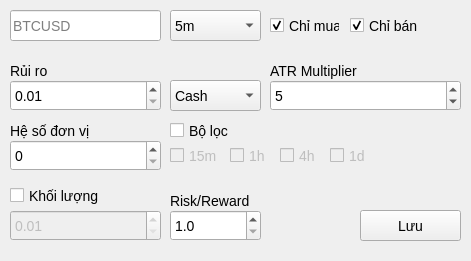
<?xml version="1.0" encoding="UTF-8"?>
<ui version="4.0">
 <class>MainWindow</class>
 <widget class="QMainWindow" name="MainWindow">
  <property name="geometry">
   <rect>
    <x>0</x>
    <y>0</y>
    <width>471</width>
    <height>261</height>
   </rect>
  </property>
  <property name="minimumSize">
   <size>
    <width>471</width>
    <height>261</height>
   </size>
  </property>
  <property name="maximumSize">
   <size>
    <width>471</width>
    <height>261</height>
   </size>
  </property>
  <property name="windowTitle">
   <string>TRADER 3 - EDIT</string>
  </property>
  <property name="styleSheet">
   <string notr="true">* {
	font-family: &quot;Segoe UI&quot;;
	font-size: 14px;
}</string>
  </property>
  <widget class="QWidget" name="centralwidget">
   <widget class="QLineEdit" name="lineEdit">
    <property name="geometry">
     <rect>
      <x>10</x>
      <y>10</y>
      <width>151</width>
      <height>31</height>
     </rect>
    </property>
    <property name="placeholderText">
     <string>BTCUSD</string>
    </property>
   </widget>
   <widget class="QLabel" name="label">
    <property name="enabled">
     <bool>true</bool>
    </property>
    <property name="geometry">
     <rect>
      <x>10</x>
      <y>60</y>
      <width>47</width>
      <height>21</height>
     </rect>
    </property>
    <property name="text">
     <string>Rủi ro</string>
    </property>
   </widget>
   <widget class="QComboBox" name="comboBox">
    <property name="geometry">
     <rect>
      <x>170</x>
      <y>10</y>
      <width>91</width>
      <height>31</height>
     </rect>
    </property>
    <property name="cursor">
     <cursorShape>PointingHandCursor</cursorShape>
    </property>
    <property name="currentIndex">
     <number>1</number>
    </property>
    <item>
     <property name="text">
      <string>1m</string>
     </property>
    </item>
    <item>
     <property name="text">
      <string>5m</string>
     </property>
    </item>
    <item>
     <property name="text">
      <string>15m</string>
     </property>
    </item>
   </widget>
   <widget class="QCheckBox" name="checkBox_2">
    <property name="geometry">
     <rect>
      <x>270</x>
      <y>10</y>
      <width>70</width>
      <height>31</height>
     </rect>
    </property>
    <property name="cursor">
     <cursorShape>PointingHandCursor</cursorShape>
    </property>
    <property name="text">
     <string>Chỉ mua</string>
    </property>
    <property name="checked">
     <bool>true</bool>
    </property>
   </widget>
   <widget class="QCheckBox" name="checkBox_3">
    <property name="geometry">
     <rect>
      <x>350</x>
      <y>10</y>
      <width>70</width>
      <height>31</height>
     </rect>
    </property>
    <property name="cursor">
     <cursorShape>PointingHandCursor</cursorShape>
    </property>
    <property name="text">
     <string>Chỉ bán</string>
    </property>
    <property name="checked">
     <bool>true</bool>
    </property>
   </widget>
   <widget class="QPushButton" name="pushButton">
    <property name="geometry">
     <rect>
      <x>360</x>
      <y>210</y>
      <width>101</width>
      <height>31</height>
     </rect>
    </property>
    <property name="cursor">
     <cursorShape>PointingHandCursor</cursorShape>
    </property>
    <property name="text">
     <string>Lưu</string>
    </property>
   </widget>
   <widget class="QLabel" name="label_3">
    <property name="geometry">
     <rect>
      <x>10</x>
      <y>120</y>
      <width>81</width>
      <height>21</height>
     </rect>
    </property>
    <property name="text">
     <string>Hệ số đơn vị</string>
    </property>
   </widget>
   <widget class="QSpinBox" name="spinBox_3">
    <property name="geometry">
     <rect>
      <x>10</x>
      <y>140</y>
      <width>151</width>
      <height>31</height>
     </rect>
    </property>
    <property name="maximum">
     <number>100000</number>
    </property>
   </widget>
   <widget class="QDoubleSpinBox" name="doubleSpinBox">
    <property name="enabled">
     <bool>false</bool>
    </property>
    <property name="geometry">
     <rect>
      <x>10</x>
      <y>210</y>
      <width>151</width>
      <height>31</height>
     </rect>
    </property>
    <property name="minimum">
     <double>0.010000000000000</double>
    </property>
    <property name="maximum">
     <double>0.100000000000000</double>
    </property>
    <property name="singleStep">
     <double>0.010000000000000</double>
    </property>
   </widget>
   <widget class="QLabel" name="label_6">
    <property name="geometry">
     <rect>
      <x>270</x>
      <y>60</y>
      <width>91</width>
      <height>21</height>
     </rect>
    </property>
    <property name="text">
     <string>ATR Multiplier</string>
    </property>
   </widget>
   <widget class="QSpinBox" name="spinBox_4">
    <property name="geometry">
     <rect>
      <x>270</x>
      <y>80</y>
      <width>191</width>
      <height>31</height>
     </rect>
    </property>
    <property name="minimum">
     <number>1</number>
    </property>
    <property name="value">
     <number>5</number>
    </property>
   </widget>
   <widget class="QDoubleSpinBox" name="doubleSpinBox_2">
    <property name="enabled">
     <bool>true</bool>
    </property>
    <property name="geometry">
     <rect>
      <x>170</x>
      <y>210</y>
      <width>91</width>
      <height>31</height>
     </rect>
    </property>
    <property name="decimals">
     <number>1</number>
    </property>
    <property name="minimum">
     <double>1.000000000000000</double>
    </property>
    <property name="maximum">
     <double>10.000000000000000</double>
    </property>
    <property name="singleStep">
     <double>0.500000000000000</double>
    </property>
   </widget>
   <widget class="QCheckBox" name="checkBox_6">
    <property name="geometry">
     <rect>
      <x>10</x>
      <y>180</y>
      <width>91</width>
      <height>31</height>
     </rect>
    </property>
    <property name="cursor">
     <cursorShape>PointingHandCursor</cursorShape>
    </property>
    <property name="text">
     <string>Khối lượng</string>
    </property>
   </widget>
   <widget class="QComboBox" name="comboBox_3">
    <property name="geometry">
     <rect>
      <x>170</x>
      <y>80</y>
      <width>91</width>
      <height>31</height>
     </rect>
    </property>
    <property name="cursor">
     <cursorShape>PointingHandCursor</cursorShape>
    </property>
    <item>
     <property name="text">
      <string>Cash</string>
     </property>
    </item>
    <item>
     <property name="text">
      <string>%</string>
     </property>
    </item>
   </widget>
   <widget class="QDoubleSpinBox" name="doubleSpinBox_3">
    <property name="geometry">
     <rect>
      <x>10</x>
      <y>80</y>
      <width>151</width>
      <height>31</height>
     </rect>
    </property>
    <property name="decimals">
     <number>2</number>
    </property>
    <property name="minimum">
     <double>0.010000000000000</double>
    </property>
    <property name="maximum">
     <double>100.000000000000000</double>
    </property>
    <property name="singleStep">
     <double>0.010000000000000</double>
    </property>
   </widget>
   <widget class="QCheckBox" name="checkBox">
    <property name="geometry">
     <rect>
      <x>170</x>
      <y>120</y>
      <width>70</width>
      <height>21</height>
     </rect>
    </property>
    <property name="cursor">
     <cursorShape>PointingHandCursor</cursorShape>
    </property>
    <property name="text">
     <string>Bộ lọc</string>
    </property>
   </widget>
   <widget class="QLabel" name="label_4">
    <property name="geometry">
     <rect>
      <x>170</x>
      <y>190</y>
      <width>81</width>
      <height>21</height>
     </rect>
    </property>
    <property name="text">
     <string>Risk/Reward</string>
    </property>
   </widget>
   <widget class="QCheckBox" name="checkBox_4">
    <property name="enabled">
     <bool>false</bool>
    </property>
    <property name="geometry">
     <rect>
      <x>170</x>
      <y>140</y>
      <width>51</width>
      <height>31</height>
     </rect>
    </property>
    <property name="cursor">
     <cursorShape>PointingHandCursor</cursorShape>
    </property>
    <property name="text">
     <string>15m</string>
    </property>
   </widget>
   <widget class="QCheckBox" name="checkBox_5">
    <property name="enabled">
     <bool>false</bool>
    </property>
    <property name="geometry">
     <rect>
      <x>230</x>
      <y>140</y>
      <width>51</width>
      <height>31</height>
     </rect>
    </property>
    <property name="cursor">
     <cursorShape>PointingHandCursor</cursorShape>
    </property>
    <property name="text">
     <string>1h</string>
    </property>
   </widget>
   <widget class="QCheckBox" name="checkBox_7">
    <property name="enabled">
     <bool>false</bool>
    </property>
    <property name="geometry">
     <rect>
      <x>280</x>
      <y>140</y>
      <width>51</width>
      <height>31</height>
     </rect>
    </property>
    <property name="cursor">
     <cursorShape>PointingHandCursor</cursorShape>
    </property>
    <property name="text">
     <string>4h</string>
    </property>
   </widget>
   <widget class="QCheckBox" name="checkBox_8">
    <property name="enabled">
     <bool>false</bool>
    </property>
    <property name="geometry">
     <rect>
      <x>330</x>
      <y>140</y>
      <width>51</width>
      <height>31</height>
     </rect>
    </property>
    <property name="cursor">
     <cursorShape>PointingHandCursor</cursorShape>
    </property>
    <property name="text">
     <string>1d</string>
    </property>
   </widget>
  </widget>
 </widget>
 <resources/>
 <connections/>
</ui>
